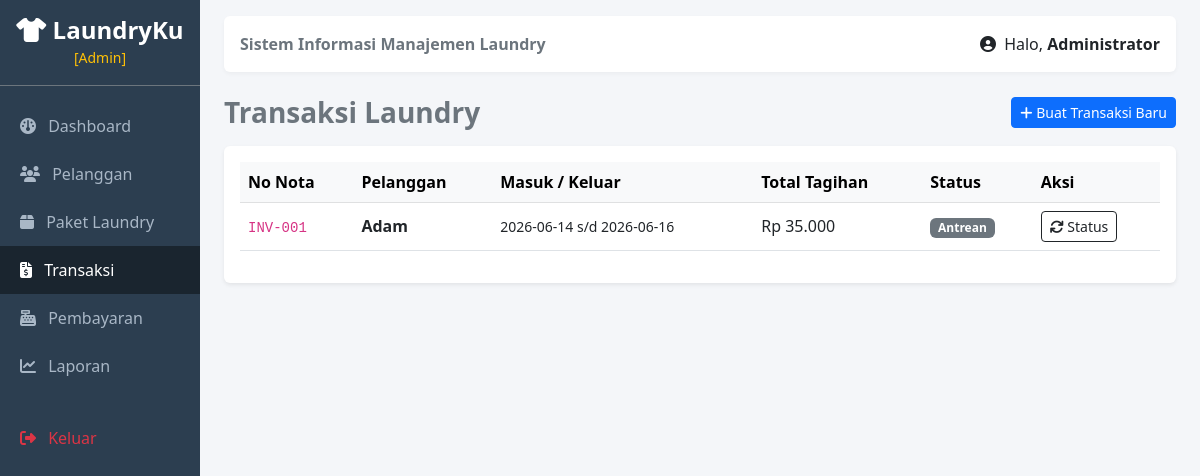
Page /transaksi.php (signed in) on the committed database.
### tables this page shows
CREATE TABLE `transaksi` (
  `id_transaksi` int(11) NOT NULL,
  `no_nota` varchar(30) NOT NULL,
  `id_pelanggan` int(11) NOT NULL,
  `id_paket` int(11) NOT NULL,
  `qty` decimal(10,2) NOT NULL,
  `harga_satuan` int(11) NOT NULL,
  `total_bayar` int(11) NOT NULL,
  `tanggal_masuk` date NOT NULL,
  `tanggal_keluar` date NOT NULL,
  `keterangan` text DEFAULT NULL,
  `status` enum('Antrean','Proses','Selesai','Diambil') DEFAULT 'Antrean',
  `created_at` timestamp NOT NULL DEFAULT current_timestamp()
);

CREATE TABLE `pelanggan` (
  `id_pelanggan` int(11) NOT NULL,
  `nama` varchar(100) NOT NULL,
  `no_telp` varchar(20) DEFAULT NULL,
  `alamat` text DEFAULT NULL,
  `created_at` timestamp NOT NULL DEFAULT current_timestamp()
);

### transaksi.php (the view, shortened to what this page needs)
<?php
include 'header.php';
?>
<div class="d-flex justify-content-between align-items-center mb-3">
    <h3 class="m-0 text-secondary fw-bold">Transaksi Laundry</h3>
    <button class="btn btn-primary btn-sm" data-bs-toggle="modal" data-bs-target="#modalTransaksi"><i class="fa fa-plus"></i> Buat Transaksi Baru</button>
</div>
<div class="card border-0 shadow-sm p-3">
    <table class="table table-hover align-middle">
        <thead class="table-light">
            <tr>
                <th>No Nota</th>
                <th>Pelanggan</th>
                <th>Masuk / Keluar</th>
                <th>Total Tagihan</th>
                <th>Status</th>
                <th>Aksi</th>
            </tr>
        </thead>
        <tbody>
            <?php
            $query = mysqli_query($koneksi, "SELECT t.*, p.nama as pelanggan FROM transaksi t JOIN pelanggan p ON t.id_pelanggan=p.id_pelanggan ORDER BY t.id_transaksi DESC");
            while($r = mysqli_fetch_assoc($query)):
                $badge_color = 'secondary';
            ?>
            <tr>
                <td><code><?= $r['no_nota']; ?></code></td>
                <td><strong><?= $r['pelanggan']; ?></strong></td>
                <td><small><?= $r['tanggal_masuk']; ?> s/d <?= $r['tanggal_keluar']; ?></small></td>
                <td>Rp <?= number_format($r['total_bayar'],0,',','.'); ?></td>
                <td><span class="badge bg-<?= $badge_color; ?>"><?= $r['status']; ?></span></td>
                <td>
                    <button class="btn btn-outline-dark btn-sm" data-bs-toggle="modal" data-bs-target="#modalStatus<?= $r['id_transaksi']; ?>"><i class="fa fa-sync"></i> Status</button>
                </td>
            </tr>
            <?php endwhile; ?>
        </tbody>
    </table>
</div>
<?php include 'footer.php'; ?>

### header.php (style rules this page uses)
body { background-color: #f4f6f9; }

### rows in the picture
transaksi: no_nota "INV-001", id_pelanggan.nama "Adam", tanggal_masuk "2026-06-14", tanggal_keluar "2026-06-16", total_bayar "35.000", status "Antrean"

### other values in the picture
$_SESSION['level'] "Admin"
$_SESSION['nama'] "Administrator"
